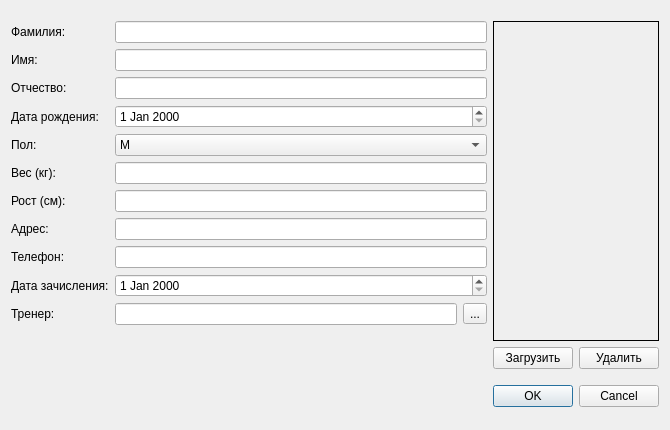
<?xml version="1.0" encoding="UTF-8"?>
<ui version="4.0">
 <class>AddAthlete</class>
 <widget class="QDialog" name="AddAthlete">
  <property name="geometry">
   <rect>
    <x>0</x>
    <y>0</y>
    <width>670</width>
    <height>430</height>
   </rect>
  </property>
  <property name="sizePolicy">
   <sizepolicy hsizetype="Maximum" vsizetype="Maximum">
    <horstretch>0</horstretch>
    <verstretch>0</verstretch>
   </sizepolicy>
  </property>
  <property name="minimumSize">
   <size>
    <width>670</width>
    <height>430</height>
   </size>
  </property>
  <property name="maximumSize">
   <size>
    <width>670</width>
    <height>430</height>
   </size>
  </property>
  <property name="windowTitle">
   <string>Спортсмен</string>
  </property>
  <property name="modal">
   <bool>true</bool>
  </property>
  <layout class="QVBoxLayout" name="verticalLayout_2">
   <item>
    <layout class="QHBoxLayout" name="horizontalLayout_2">
     <item>
      <layout class="QFormLayout" name="formLayout">
       <item row="0" column="0">
        <widget class="QLabel" name="label">
         <property name="text">
          <string>Фамилия:</string>
         </property>
        </widget>
       </item>
       <item row="0" column="1">
        <widget class="QLineEdit" name="Surname"/>
       </item>
       <item row="1" column="0">
        <widget class="QLabel" name="label_2">
         <property name="text">
          <string>Имя:</string>
         </property>
        </widget>
       </item>
       <item row="1" column="1">
        <widget class="QLineEdit" name="Name"/>
       </item>
       <item row="2" column="0">
        <widget class="QLabel" name="label_3">
         <property name="text">
          <string>Отчество:</string>
         </property>
        </widget>
       </item>
       <item row="2" column="1">
        <widget class="QLineEdit" name="Patronymic"/>
       </item>
       <item row="3" column="0">
        <widget class="QLabel" name="label_4">
         <property name="text">
          <string>Дата рождения: </string>
         </property>
        </widget>
       </item>
       <item row="3" column="1">
        <widget class="QDateEdit" name="dateOfBirth"/>
       </item>
       <item row="4" column="0">
        <widget class="QLabel" name="label_5">
         <property name="text">
          <string>Пол:</string>
         </property>
        </widget>
       </item>
       <item row="4" column="1">
        <widget class="QComboBox" name="Gender">
         <item>
          <property name="text">
           <string>М</string>
          </property>
         </item>
         <item>
          <property name="text">
           <string>Ж</string>
          </property>
         </item>
        </widget>
       </item>
       <item row="5" column="0">
        <widget class="QLabel" name="label_6">
         <property name="text">
          <string>Вес (кг):</string>
         </property>
        </widget>
       </item>
       <item row="5" column="1">
        <widget class="QLineEdit" name="Weight"/>
       </item>
       <item row="6" column="0">
        <widget class="QLabel" name="label_7">
         <property name="text">
          <string>Рост (см):</string>
         </property>
        </widget>
       </item>
       <item row="6" column="1">
        <widget class="QLineEdit" name="Height"/>
       </item>
       <item row="7" column="0">
        <widget class="QLabel" name="label_8">
         <property name="text">
          <string>Адрес:</string>
         </property>
        </widget>
       </item>
       <item row="7" column="1">
        <widget class="QLineEdit" name="Address"/>
       </item>
       <item row="8" column="0">
        <widget class="QLabel" name="label_9">
         <property name="text">
          <string>Телефон:</string>
         </property>
        </widget>
       </item>
       <item row="8" column="1">
        <widget class="QLineEdit" name="Telephone">
         <property name="inputMask">
          <string/>
         </property>
        </widget>
       </item>
       <item row="9" column="0">
        <widget class="QLabel" name="label_10">
         <property name="text">
          <string>Дата зачисления:</string>
         </property>
        </widget>
       </item>
       <item row="9" column="1">
        <widget class="QDateEdit" name="dateOfEnrollment"/>
       </item>
       <item row="10" column="0">
        <widget class="QLabel" name="label_11">
         <property name="text">
          <string>Тренер:</string>
         </property>
        </widget>
       </item>
       <item row="10" column="1">
        <layout class="QHBoxLayout" name="horizontalLayout">
         <item>
          <widget class="QLineEdit" name="Coach">
           <property name="contextMenuPolicy">
            <enum>Qt::DefaultContextMenu</enum>
           </property>
           <property name="readOnly">
            <bool>true</bool>
           </property>
          </widget>
         </item>
         <item>
          <widget class="QToolButton" name="CoachSelect">
           <property name="text">
            <string>...</string>
           </property>
          </widget>
         </item>
        </layout>
       </item>
      </layout>
     </item>
     <item>
      <layout class="QVBoxLayout" name="verticalLayout">
       <property name="sizeConstraint">
        <enum>QLayout::SetDefaultConstraint</enum>
       </property>
       <item>
        <widget class="QLabel" name="photo">
         <property name="sizePolicy">
          <sizepolicy hsizetype="Maximum" vsizetype="Maximum">
           <horstretch>0</horstretch>
           <verstretch>0</verstretch>
          </sizepolicy>
         </property>
         <property name="maximumSize">
          <size>
           <width>240</width>
           <height>320</height>
          </size>
         </property>
         <property name="frameShape">
          <enum>QFrame::Box</enum>
         </property>
         <property name="text">
          <string/>
         </property>
         <property name="scaledContents">
          <bool>true</bool>
         </property>
        </widget>
       </item>
       <item>
        <layout class="QHBoxLayout" name="horizontalLayout_3">
         <item>
          <widget class="QPushButton" name="uploadButton">
           <property name="text">
            <string>Загрузить</string>
           </property>
          </widget>
         </item>
         <item>
          <widget class="QPushButton" name="deleteButton">
           <property name="text">
            <string>Удалить</string>
           </property>
          </widget>
         </item>
        </layout>
       </item>
      </layout>
     </item>
    </layout>
   </item>
   <item>
    <widget class="QDialogButtonBox" name="buttonBox">
     <property name="orientation">
      <enum>Qt::Horizontal</enum>
     </property>
     <property name="standardButtons">
      <set>QDialogButtonBox::Cancel|QDialogButtonBox::Ok</set>
     </property>
     <property name="centerButtons">
      <bool>false</bool>
     </property>
    </widget>
   </item>
  </layout>
 </widget>
 <resources/>
 <connections>
  <connection>
   <sender>buttonBox</sender>
   <signal>rejected()</signal>
   <receiver>AddAthlete</receiver>
   <slot>reject()</slot>
   <hints>
    <hint type="sourcelabel">
     <x>316</x>
     <y>260</y>
    </hint>
    <hint type="destinationlabel">
     <x>286</x>
     <y>274</y>
    </hint>
   </hints>
  </connection>
 </connections>
</ui>
